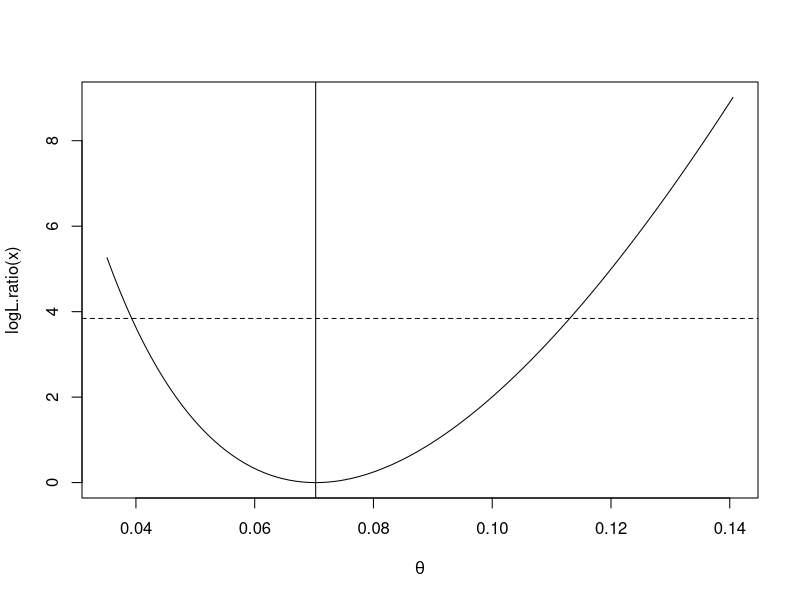
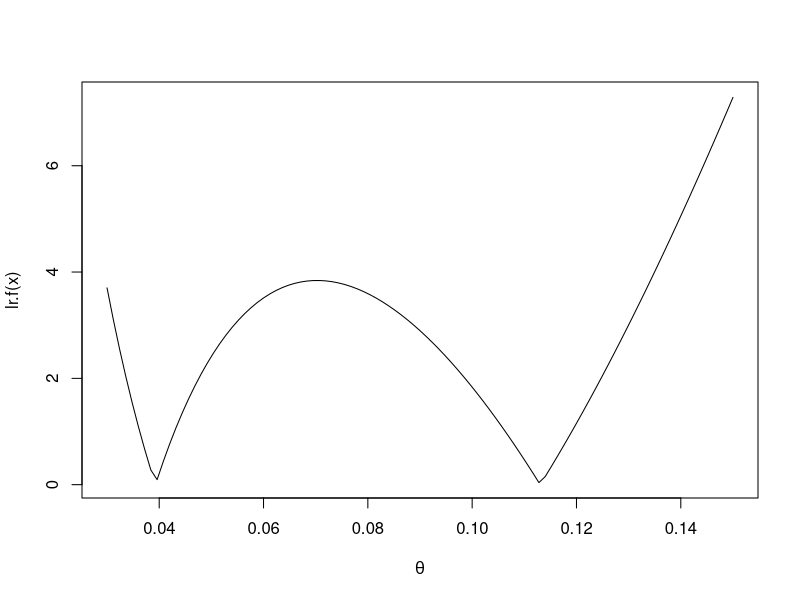
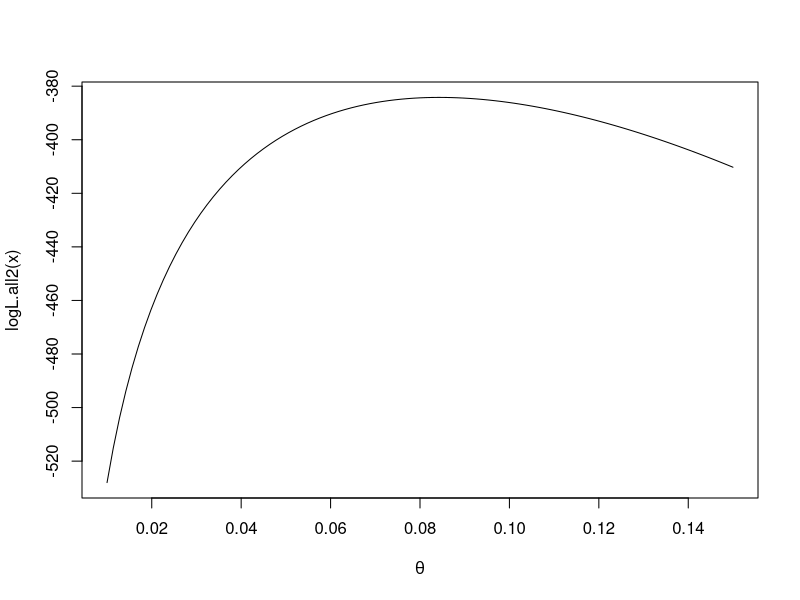
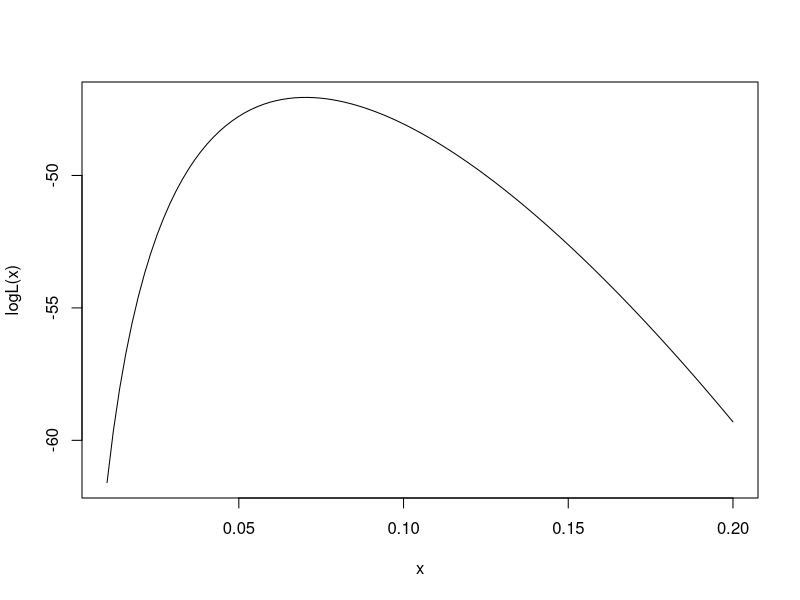

These figures' R source, in order:
# Question 1
# 1(a)
mle <- 13/185
logL <- function(theta) return(13*log(theta)+172*log(1-theta))

logL.ratio <- function(theta) return(2*abs(logL(mle)-logL(theta)))

# likelihood ratio statistics for different theta
curve(logL.ratio, from=mle*0.5, to=2*mle, xlab=expression(theta))
abline(h=qchisq(0.95,1), lty=2)
abline(v=mle)

# obtaining the 95% CI
lr.f <- function(theta){
  return(abs(2*abs(logL(mle)-logL(theta))-qchisq(0.95,1)))
}

lr.f2 <- function(theta){
  return( (2*abs(logL(mle)-logL(theta))-qchisq(0.95,1)) ^2)
}

curve(lr.f, from=0.03, to=0.15, xlab=expression(theta))
#curve(lr.f, from=0.03, to=0.05, xlab=expression(theta))

optim(0.04, lr.f, method="Brent", lower=0.03, upper=0.05)
theta.lr.lb1 <- optim(0.04, lr.f, method="Brent", lower=0.03, upper=0.05)$par
theta.lr.ub1 <- optim(0.12, lr.f, method="Brent", lower=0.1, upper=0.13)$par


c(theta.lr.lb1, theta.lr.ub1) # 95% CI is (0.04-0.11)

theta.lr.lb2 <- optim(0.04, lr.f2, method="Brent", lower=0.03, upper=0.05)$par
theta.lr.ub2 <- optim(0.12, lr.f2, method="Brent", lower=0.1, upper=0.13)$par

c(theta.lr.lb2, theta.lr.ub2) # 95% CI is (0.04-0.11)

# 1(b) bootstrap method
# create a dataset - it's just 0 and 1s (obese or not)

data.obese <- data.frame(id=1:185, obese=c(rep(1,13),rep(0,172)))

obese.out <- function(data, indices){
  newdata <- data[indices,]
  return(mean(newdata$obese))
}

require(boot)
obese.boot.out <- boot(data=data.obese, statistic=obese.out, R=1000)
boot.ci(obese.boot.out)

# 1(c) multiple samples
n.obese <- c(13, 18, 21, 10, 11, 10, 17, 12)
n.sample <- c(185, 161, 272, 154, 85, 101, 221, 150)

logL.i <- function(theta,n.obese,n.sample) return(n.obese*log(theta)+(n.sample-n.obese)*log(1-theta))
logL.all <- function(theta) return(sum(logL.i(theta, n.obese, n.sample)))


logL.all2 <- function(theta){
        ret <- 0
        for (i in 1:8){
                ret <- ret + n.obese[i]*log(theta)+(n.sample[i]-n.obese[i])*log(1-theta)
        }
        return(ret)
}
curve(logL.all2, from=0.01, to=0.15, xlab=expression(theta))

# list(fnscale=-1) change minimization to maximization
all.out <- optim(0.07, logL.all, method="Brent", lower=0.0001, upper=0.9999, control=list(fnscale=-1))
all.out

all.out2 <- optim(0.07, logL.all2, method="Brent", lower=0.0001, upper=0.9999, control=list(fnscale=-1))
all.out2


# 1(d) estimate group difference
large.sample <- 1*(n.sample > 200) # large sample indicator

# when not large sample, theta[2]^0 == 1
logL.i.group <- function(theta,n.obese,n.sample) return(n.obese*log(theta[1]*theta[2]^large.sample)+
(n.sample-n.obese)*log(1-theta[1]*theta[2]^large.sample))
logL.group <- function(theta) return(sum(logL.i.group(theta, n.obese, n.sample)))

group.out <- optim(c(0.07,1), logL.group, method="L-BFGS-B", lower=c(0.0001,0.0001), upper=c(0.49,2), 
control=list(fnscale=-1))
group.out 

# illustration: log-likelihood curvature
# (sample from 1 institution)
logL <- function(theta) return(13*log(theta)+172*log(1-theta))

# higher curvature -> lower uncertainty / narrower confidence interval
curve(logL, from=0.01, to=0.2)

# 1(e) Variance from information matrix
single.out <- optim(0.05, logL, method="Brent", lower=0.01, upper=0.2, control=list(fnscale=-1), hessian=T)

# 95% CI from likelihood theory
se.theta <- sqrt(-1/single.out$hessian)
single.out$par+c(-1,1)*qnorm(0.975)*se.theta

# 1(f) 

logL.group <- function(theta) return(sum(logL.i.group(theta, n.obese, n.sample)))

group.out <- optim(c(0.07,1), logL.group, method="L-BFGS-B", lower=c(0.0001,0.0001), upper=c(0.49,2), 
control=list(fnscale=-1), hessian=T)

est.k <- group.out$par[2]
se.k <- sqrt(solve(-group.out$hessian)[2,2])

# 95% CI
est.k+c(-1,1)*qnorm(0.975)*se.k


# Wald statistics < 1.96: do not reject null hypothesis
(est.k-1) / se.k

# correlation between estimates
cov2cor(-solve(group.out$hessian))

# 1(g)
logL.i.group.k1 <- function(theta,n.obese,n.sample) return(n.obese*log(theta[1])+
(n.sample-n.obese)*log(1-theta[1]))
logL.group.k1 <- function(theta) return(sum(logL.i.group.k1(theta, n.obese, n.sample)))

group.k1.out <- optim(c(0.07), logL.group.k1, method="L-BFGS-B", lower=0.0001, upper=0.99, 
control=list(fnscale=-1))
group.k1.out 

est.theta.group.k1 <- group.k1.out$par[1]
est.theta.group <- group.out$par[1]

logL0 <- logL.group.k1(c(est.theta.group.k1))
logL1 <- logL.group(c(est.theta.group, est.k))

LRT <- 2*abs(logL0-logL1)
pchisq(LRT, df=1, lower.tail=F)

####